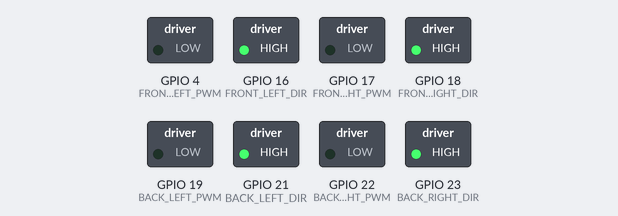
Recording of a sketch running on a simulated ESP32. Shown: switched loads named in the sketch (green lamp = pin HIGH).

Above: at 0.1 s.
Timing chart, 0 to 1.6 s (numbered marks = the images above):
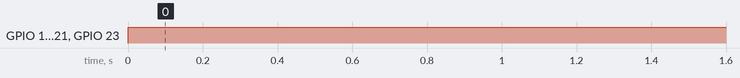

The sketch:

testtest.ino
```cpp
#define FRONT_LEFT 0
#define FRONT_LEFT_PWM      4
#define FRONT_LEFT_DIR      16

#define FRONT_RIGHT 1
#define FRONT_RIGHT_PWM     17
#define FRONT_RIGHT_DIR     18

#define BACK_LEFT 2
#define BACK_LEFT_PWM       19
#define BACK_LEFT_DIR       21

#define BACK_RIGHT 3
#define BACK_RIGHT_PWM      22
#define BACK_RIGHT_DIR      23

void setup() {

  Serial.begin(115200);

  //Set up motor drives
  setupMotors();
//  Serial.print("init");
}

String test = "";
String newString = "";
int i = 0;

int outputVal[4]  = {0,0,0,0};

void loop() {
  outputVal[0] = 0;
  outputVal[1] = 0;
  outputVal[2] = 0;
  outputVal[3] = 0;
    test = "";
    newString = "";
    while(Serial.available() > 0) {
      // read the incoming byte:
      test = test + String(char(Serial.read()));
    }
//    Serial.println(test[1], DEC);
  if(test.charAt(0) == 'a' && test.charAt(test.length()-2) == 'a') {
    i=0;
    newString = test.substring(1, test.length()-1);


    while(newString.indexOf(',') > 0) {
      outputVal[i] = int(min(max(newString.substring(0, newString.indexOf(',')).toInt(),-255L), 255L));
        newString = newString.substring(newString.indexOf(',') + 1, newString.length());
        i++;
    }

//    writeMotor(FRONT_LEFT, outputVal[0]);
//    writeMotor(FRONT_RIGHT, outputVal[1]);
//    writeMotor(BACK_LEFT, outputVal[2]);
//    writeMotor(BACK_RIGHT, outputVal[3]);
//
//    delay(50);
  }

//  Serial.print(outputVal[0]);
//  Serial.print(" ");
//  Serial.print(outputVal[1]);
//  Serial.print(" ");
//  Serial.print(outputVal[2]);
//  Serial.print(" ");
//  Serial.println(outputVal[3]);

  writeMotor(FRONT_LEFT, outputVal[0]);
  writeMotor(FRONT_RIGHT, outputVal[1]);
  writeMotor(BACK_LEFT, outputVal[2]);
  writeMotor(BACK_RIGHT, outputVal[3]);

  delay(50);


}


void setupMotors() {
  //Init PWM interrupts
  ledcSetup(0, 5000, 8);
  ledcSetup(1, 5000, 8);
  ledcSetup(2, 5000, 8);
  ledcSetup(3, 5000, 8);

  // attach the channel to the GPIO to be controlled
  ledcAttachPin(FRONT_LEFT_PWM,  0);
  ledcAttachPin(FRONT_RIGHT_PWM, 0);
  ledcAttachPin(BACK_LEFT_PWM,   0);
  ledcAttachPin(BACK_RIGHT_PWM,  0);

  //Init all motors to speed 0
  ledcWrite(FRONT_LEFT,  0);
  ledcWrite(FRONT_RIGHT, 0);
  ledcWrite(BACK_LEFT,   0);
  ledcWrite(BACK_RIGHT,  0);

  //Set motor direction pins to output
  pinMode(FRONT_LEFT_DIR,  OUTPUT);
  pinMode(FRONT_RIGHT_DIR, OUTPUT);
  pinMode(BACK_LEFT_DIR,   OUTPUT);
  pinMode(BACK_RIGHT_DIR,  OUTPUT);

  //Set motor direction to forwards
  digitalWrite(FRONT_LEFT_DIR, LOW);
  digitalWrite(FRONT_RIGHT_DIR, LOW);
  digitalWrite(BACK_LEFT_DIR, LOW);
  digitalWrite(BACK_RIGHT_DIR, LOW);
}


// Updated writeMotor function to work with PID outputs
void writeMotor(uint8_t motor, int output) {
  int speed = abs(output); // Get the absolute value for speed
  if (speed > 255) speed = 255; // Constrain the speed to 255

  bool direction = output >= 0; // Determine the direction based on the sign of the output

  switch(motor) {
    case FRONT_LEFT:
      digitalWrite(FRONT_LEFT_DIR, direction ? HIGH : LOW); // Set direction
      ledcWrite(FRONT_LEFT, speed); // Set speed
      return;
    case FRONT_RIGHT:
      digitalWrite(FRONT_RIGHT_DIR, direction ? HIGH : LOW);
      ledcWrite(FRONT_RIGHT, speed);
      return;
    case BACK_LEFT:
      digitalWrite(BACK_LEFT_DIR, direction ? HIGH : LOW);
      ledcWrite(BACK_LEFT, speed);
      return;
    case BACK_RIGHT:
      digitalWrite(BACK_RIGHT_DIR, direction ? HIGH : LOW);
      ledcWrite(BACK_RIGHT, speed);
      return;
    default:
      // Handle invalid motor index, if necessary
      return;
  }
}
```

Measured:
- by itself, GPIO 16 (FRONT_LEFT_DIR), GPIO 18 (FRONT_RIGHT_DIR), GPIO 21 (BACK_LEFT_DIR), GPIO 23 (BACK_RIGHT_DIR): LOW → HIGH at 0.00 s
